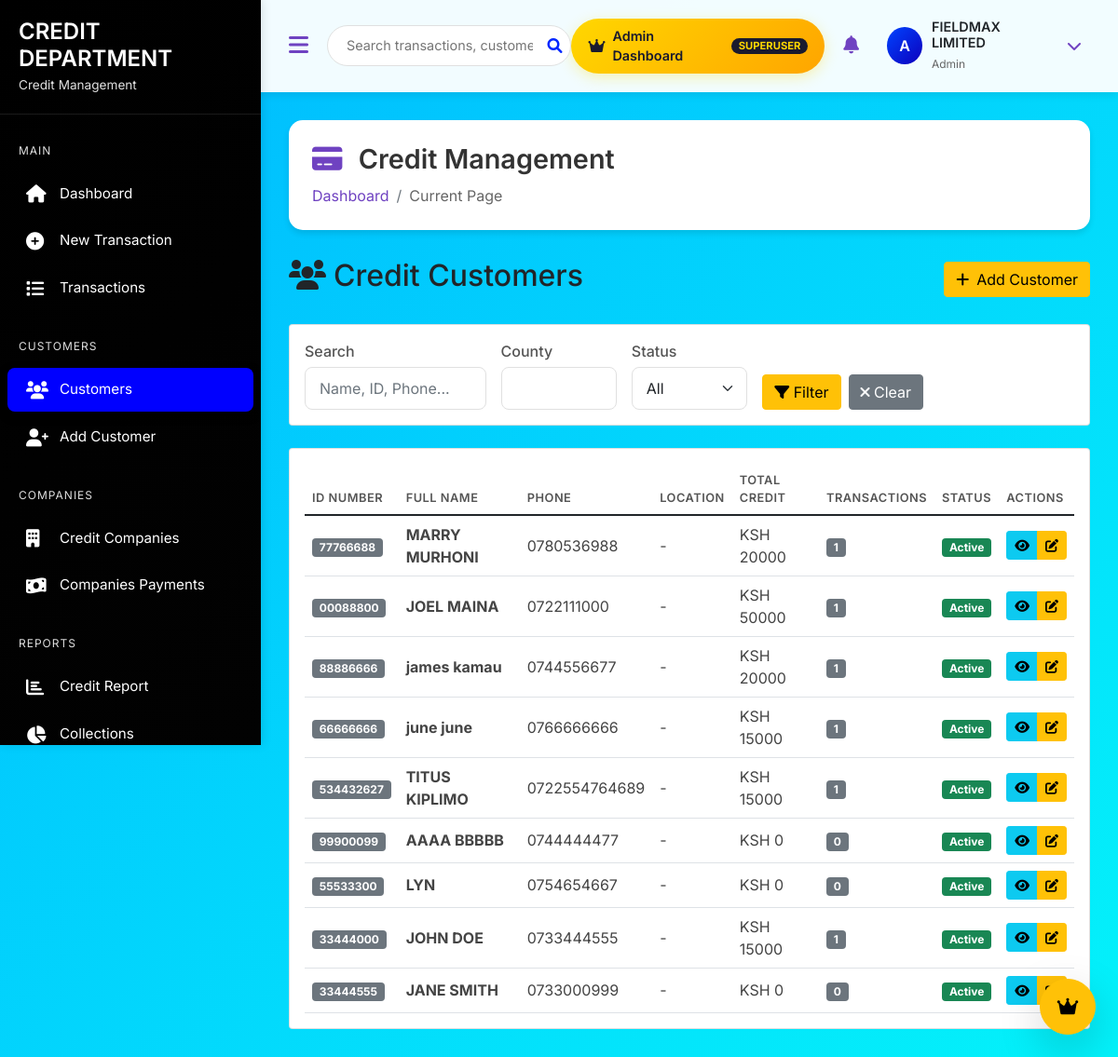
Screenshot of /credit/customers/ (signed in) with the database file from the repository.
### credit/models.py (models this page shows, shortened)
class CreditCustomer(models.Model):
    full_name = models.CharField(max_length=200)
    id_number = models.CharField(max_length=50, unique=True)
    phone_number = models.CharField(max_length=20)
    email = models.EmailField(blank=True)
    alternate_phone = models.CharField(max_length=20, blank=True)
    county = models.CharField(max_length=100, blank=True)
    town = models.CharField(max_length=100, blank=True)
    physical_address = models.TextField(blank=True)
    nok_name = models.CharField(max_length=200, blank=True)
    nok_phone = models.CharField(max_length=20, blank=True)
    passport_photo = models.ImageField(
        upload_to='customers/passports/',
        blank=True,
        null=True,
        help_text="Customer's passport photo"
    )
    id_front_photo = models.ImageField(
        upload_to='customers/id_front/',
        blank=True,
        null=True,
        help_text="Front side of national ID"
    )
    id_back_photo = models.ImageField(
        upload_to='customers/id_back/',
        blank=True,
        null=True,
        help_text="Back side of national ID"
    )
    additional_document = models.FileField(
        upload_to='customers/documents/',
        blank=True,
        null=True,
        help_text="Any additional supporting document"
    )
    is_active = models.BooleanField(default=True)
    notes = models.TextField(blank=True)
    created_at = models.DateTimeField(auto_now_add=True)
    updated_at = models.DateTimeField(auto_now=True)
    created_by = models.ForeignKey(
        User,
        on_delete=models.SET_NULL,
        null=True,
        related_name='credit_customers'
    )
    class Meta:
        ordering = ['-created_at']
        indexes = [
            models.Index(fields=['id_number']),
            models.Index(fields=['phone_number']),
            models.Index(fields=['full_name']),
        ]
    @property
    def total_credit(self):
        return self.transactions.aggregate(
            total=models.Sum('ceiling_price')
        )['total'] or Decimal('0.00')
    @property
    def transaction_count(self):
        return self.transactions.count()

### credit/views.py (the view)
# urls.py: path('customers/', views.customer_list, name='customer_list'),
@login_required
def customer_list(request):
    customers = CreditCustomer.objects.all()
    search = request.GET.get('search')
    if search:
        customers = customers.filter(
            Q(full_name__icontains=search) |
            Q(id_number__icontains=search) |
            Q(phone_number__icontains=search)
        )
    county = request.GET.get('county')
    if county:
        customers = customers.filter(county__icontains=county)
    status = request.GET.get('status')
    if status == 'active':
        customers = customers.filter(is_active=True)
    elif status == 'inactive':
        customers = customers.filter(is_active=False)
    context = {
        'customers': customers,
    }
    return render(request, 'credit/customers/list.html', context)

### templates/credit/customers/list.html (shortened to what this page needs)
{% extends 'credit/staff_base.html' %}
{% load static %}
{% block content %}
<div class="d-flex justify-content-between align-items-center mb-4">
    <h2><i class="fas fa-users me-2"></i>Credit Customers</h2>
    <a href="{% url 'credit:customer_add' %}" class="btn btn-warning">
        <i class="fas fa-plus me-2"></i>Add Customer
    </a>
</div>
<div class="card mb-4">
    <div class="card-body">
        <form method="get" class="row g-3">
            <div class="col-md-3">
                <label class="form-label">Search</label>
                <input type="text" name="search" class="form-control" value="{{ request.GET.search }}" placeholder="Name, ID, Phone...">
            </div>
            <div class="col-md-2">
                <label class="form-label">County</label>
                <input type="text" name="county" class="form-control" value="{{ request.GET.county }}">
            </div>
            <div class="col-md-2">
                <label class="form-label">Status</label>
                <select name="status" class="form-select">
                    <option value="">All</option>
                </select>
            </div>
            <div class="col-md-3 d-flex align-items-end">
                <button type="submit" class="btn btn-warning me-2">
                    <i class="fas fa-filter"></i> Filter
                </button>
                <a href="{% url 'credit:customer_list' %}" class="btn btn-secondary">
                    <i class="fas fa-times"></i> Clear
                </a>
            </div>
        </form>
    </div>
</div>
<div class="card">
    <div class="card-body">
        <div class="table-responsive">
            <table class="table table-hover" id="customersTable">
                <thead>
                    <tr>
                        <th>ID Number</th>
                        <th>Full Name</th>
                        <th>Phone</th>
                        <th>Location</th>
                        <th>Total Credit</th>
                        <th>Transactions</th>
                        <th>Status</th>
                        <th>Actions</th>
                    </tr>
                </thead>
                <tbody>
                    {% for customer in customers %}
                    <tr>
                        <td><span class="badge bg-secondary">{{ customer.id_number }}</span></td>
                        <td class="fw-bold">{{ customer.full_name }}</td>
                        <td>{{ customer.phone_number }}</td>
                        <td>{{ customer.town|default:customer.county|default:"-" }}</td>
                        <td class="amount-total">KSH {{ customer.total_credit|default:"0"|floatformat:0 }}</td>
                        <td><span class="badge bg-secondary">{{ customer.transaction_count }}</span></td>
                        <td>
                            {% if customer.is_active %}
                                <span class="badge bg-success">Active</span>
                            {% else %}
                                <span class="badge bg-danger">Inactive</span>
                            {% endif %}
                        </td>
                        <td>
                            <div class="btn-group" role="group">
                                <a href="{% url 'credit:customer_detail' customer.id %}" class="btn btn-sm btn-info" title="View">
                                    <i class="fas fa-eye"></i>
                                </a>
                                <a href="{% url 'credit:customer_edit' customer.id %}" class="btn btn-sm btn-warning" title="Edit">
                                    <i class="fas fa-edit"></i>
                                </a>
                            </div>
                        </td>
                    </tr>
                    {% endfor %}
                </tbody>
            </table>
        </div>
    </div>
</div>
{% endblock %}

### templates/credit/staff_base.html (shortened to what this page needs)
<!DOCTYPE html>
<html lang="en">
<head>
    <link href="https://cdn.jsdelivr.net/npm/bootstrap@5.1.3/dist/css/bootstrap.min.css" rel="stylesheet">
    <link rel="stylesheet" href="https://cdnjs.cloudflare.com/ajax/libs/font-awesome/6.0.0/css/all.min.css">
    <link href="https://cdn.jsdelivr.net/npm/select2@4.1.0-rc.0/dist/css/select2.min.css" rel="stylesheet" />
    <link href="https://cdn.jsdelivr.net/npm/select2-bootstrap-5-theme@1.3.0/dist/select2-bootstrap-5-theme.min.css" rel="stylesheet" />
    <link rel="stylesheet" href="https://cdn.datatables.net/1.11.5/css/dataTables.bootstrap5.min.css">
    <link rel="stylesheet" href="https://cdnjs.cloudflare.com/ajax/libs/animate.css/4.1.1/animate.min.css"/>
</head>
<body>
    <div class="sidebar" id="sidebar">
        <div class="sidebar-header">
            <h3>CREDIT DEPARTMENT</h3>
            <small>Credit Management</small>
        </div>
        <div class="sidebar-menu">
            <div class="menu-section">
                <div class="menu-section-title">MAIN</div>
                <a href="{% url 'staff:credit_manager_dashboard' %}" class="menu-item {% if request.resolver_match.url_name == 'credit_manager_dashboard' %}active{% endif %}">
                    <i class="fas fa-home"></i>
                    <span class="menu-text">Dashboard</span>
                </a>
                <a href="{% url 'credit:transaction_create' %}" class="menu-item {% if 'create' in request.path %}active{% endif %}">
                    <i class="fas fa-plus-circle"></i>
                    <span class="menu-text">New Transaction</span>
                </a>
                <a href="{% url 'credit:transaction_list' %}" class="menu-item {% if 'list' in request.path %}active{% endif %}">
                    <i class="fas fa-list"></i>
                    <span class="menu-text">Transactions</span>
                </a>
            </div>
            <div class="menu-section">
                <div class="menu-section-title">CUSTOMERS</div>
                <a href="{% url 'credit:customer_list' %}" class="menu-item {% if 'customer' in request.path %}active{% endif %}">
                    <i class="fas fa-users"></i>
                    <span class="menu-text">Customers</span>
                </a>
                <a href="{% url 'credit:customer_add' %}" class="menu-item">
                    <i class="fas fa-user-plus"></i>
                    <span class="menu-text">Add Customer</span>
                </a>
            </div>
            <div class="menu-section">
                <div class="menu-section-title">COMPANIES</div>
                <a href="{% url 'credit:company_list' %}" class="menu-item {% if 'company' in request.path %}active{% endif %}">
                    <i class="fas fa-building"></i>
                    <span class="menu-text">Credit Companies</span>
                </a>
                <a href="{% url 'credit:payment_list' %}" class="menu-item {% if 'company' in request.path %}active{% endif %}">
                    <i class="fas fa-money-bill-wave"></i>
                    <span class="menu-text">Companies Payments</span>
                </a>
            </div>
            <div class="menu-section">
                <div class="menu-section-title">REPORTS</div>
                <a href="#" class="menu-item">
                    <i class="fas fa-chart-bar"></i>
                    <span class="menu-text">Credit Report</span>
                </a>
                <a href="#" class="menu-item">
                    <i class="fas fa-chart-pie"></i>
                    <span class="menu-text">Collections</span>
                </a>
            </div>
        </div>
    </div>
    <div class="main-content" id="mainContent">
        <nav class="top-nav d-flex align-items-center justify-content-between">
            <div class="d-flex align-items-center">
                <button class="nav-toggle" id="sidebarToggle">
                    <i class="fas fa-bars"></i>
                </button>
                <form class="search-box" action="{% url 'credit:transaction_list' %}" method="GET">
                    <input type="text" name="search" placeholder="Search transactions, customers..." value="{{ request.GET.search|default:'' }}">
                    <button type="submit"><i class="fas fa-search"></i></button>
                </form>
            </div>
            <div class="user-menu">
                {% if request.user.is_superuser %}
                <a href="{% url 'staff:staff_dashboard' %}" class="admin-switch-btn">
                    <i class="fas fa-crown"></i>
                    <span>Admin Dashboard</span>
                    <span class="badge">SUPERUSER</span>
                </a>
                {% endif %}
                <div class="notification-badge">
                    <i class="fas fa-bell"></i>
                </div>
                <div class="dropdown">
                    <div class="user-dropdown" data-bs-toggle="dropdown">
                        <div class="user-avatar">
                            {{ request.user.username|first|upper }}
                        </div>
                        <div class="user-info">
                            <h6>{{ request.user.get_full_name|default:request.user.username }}</h6>
                            <small>
                                {% if request.user.is_superuser %}Admin
                                {% elif request.user.is_staff %}Manager
                                {% else %}Credit Officer
                                {% endif %}
                            </small>
                        </div>
                        <i class="fas fa-chevron-down ms-2" style="color: #6f42c1;"></i>
                    </div>
                </div>
            </div>
        </nav>
        <div class="content-area">
            {% block page_header %}
            <div class="page-header">
                <div class="d-flex justify-content-between align-items-center">
                    <div>
                        <h1 class="page-title">
                            <i class="{% block page_icon %}fas fa-credit-card{% endblock %}"></i>
                            {% block page_title %}Credit Management{% endblock %}
                        </h1>
                        <nav aria-label="breadcrumb">
                            <ol class="breadcrumb">
                                {% block breadcrumb %}
                                <li class="breadcrumb-item"><a href="{% url 'credit:dashboard' %}">Dashboard</a></li>
                                <li class="breadcrumb-item active">Current Page</li>
                                {% endblock %}
                            </ol>
                        </nav>
                    </div>
                </div>
            </div>
            {% endblock %}
            {% block content %}{% endblock %}
        </div>
    </div>
    {% if request.user.is_superuser %}
    <div class="position-fixed bottom-0 end-0 p-4" style="z-index: 1050;">
        <a href="{% url 'staff:staff_dashboard' %}" class="btn btn-warning btn-lg rounded-circle shadow-lg"
           style="width: 60px; height: 60px; display: flex; align-items: center; justify-content: center;"
           data-bs-toggle="tooltip" title="Back to Admin Dashboard">
            <i class="fas fa-crown"></i>
        </a>
    </div>
    {% endif %}
</body>
</html>

### rows the page displays
CreditCustomer: id_number "77766688", full_name "MARRY MURHONI", phone_number "0780536988", town "-", total_credit "20000", transaction_count "1", is_active "Active"
CreditCustomer: id_number "00088800", full_name "JOEL MAINA", phone_number "0722111000", town "-", total_credit "50000", transaction_count "1", is_active "Active"
CreditCustomer: id_number "88886666", full_name "james kamau", phone_number "0744556677", town "-", total_credit "20000", transaction_count "1", is_active "Active"
CreditCustomer: id_number "66666666", full_name "june june", phone_number "0766666666", town "-", total_credit "15000", transaction_count "1", is_active "Active"
CreditCustomer: id_number "534432627", full_name "TITUS KIPLIMO", phone_number "0722554764689", town "-", total_credit "15000", transaction_count "1", is_active "Active"
CreditCustomer: id_number "99900099", full_name "AAAA BBBBB", phone_number "0744444477", town "-", total_credit "0", transaction_count "0", is_active "Active"
CreditCustomer: id_number "55533300", full_name "LYN", phone_number "0754654667", town "-", total_credit "0", transaction_count "0", is_active "Active"
CreditCustomer: id_number "33444000", full_name "JOHN DOE", phone_number "0733444555", town "-", total_credit "15000", transaction_count "1", is_active "Active"
CreditCustomer: id_number "33444555", full_name "JANE SMITH", phone_number "0733000999", town "-", total_credit "0", transaction_count "0", is_active "Active"

### other values shown
{{ request.user.username|first|upper }} "A"
{{ request.user.get_full_name|default:request.user.username }} "FIELDMAX LIMITED"
